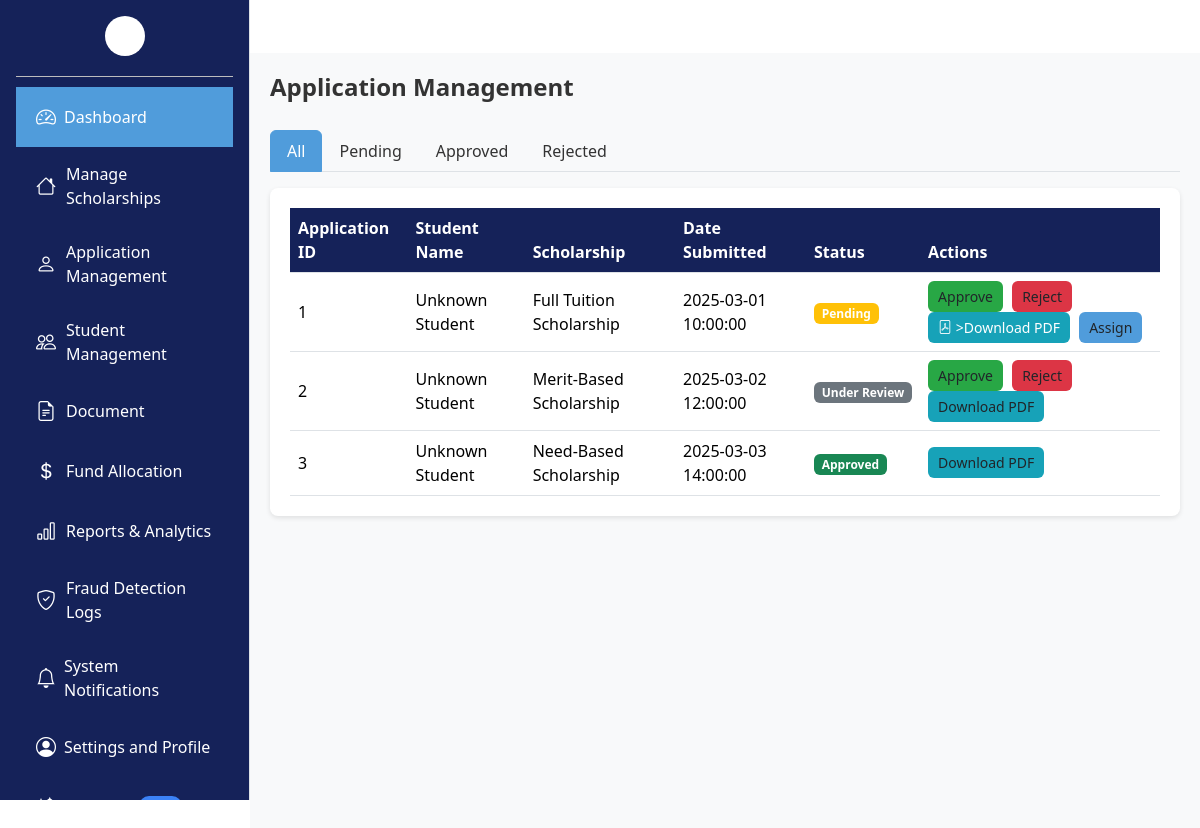
Page /Admin/application.php on the committed database.
### tables this page shows
CREATE TABLE Applications (
    application_id INT PRIMARY KEY AUTO_INCREMENT,
    student_id INT NOT NULL,
    scholarship_id INT NOT NULL,
    submission_date TIMESTAMP DEFAULT CURRENT_TIMESTAMP,
    document_url VARCHAR(255) DEFAULT NULL,
    status ENUM('Submitted', 'Pending', 'Under Review', 'Approved', 'Accepted', 'Rejected', 'Needs More Info') DEFAULT 'Submitted',
    FOREIGN KEY (student_id) REFERENCES Students(student_id) ON DELETE CASCADE,
    FOREIGN KEY (scholarship_id) REFERENCES Scholarships(scholarship_id) ON DELETE CASCADE
);

### Admin/application.php (the view, shortened to what this page needs)
 <?php
include "../Database/db.php";
$applicationQuery = "SELECT * FROM Applications";
$applicationQueryResult = $conn->query($applicationQuery);
$applications = [];
while ($row = $applicationQueryResult->fetch_assoc()) {
    $applications[] = $row;
}
$students = [];
$studentQuery = "SELECT * FROM Students";
$studentQueryResult = $conn->query($studentQuery);
while ($row = $studentQueryResult->fetch_assoc()) {
    $students[$row['student_id']] = $row['name'];
}
$scholarships = [];
$scholarshipQuery = "SELECT * FROM Scholarships";
$scholarshipQueryResult = $conn->query($scholarshipQuery);
while ($row = $scholarshipQueryResult->fetch_assoc()) {
    $scholarships[$row['scholarship_id']] = $row['name'];
}
?>
<!DOCTYPE html>
<html lang="en">
<head>
  <link
    href="https://cdn.jsdelivr.net/npm/bootstrap@5.3.3/dist/css/bootstrap.min.css"
    rel="stylesheet"
  />
  <link
    href="https://cdn.jsdelivr.net/npm/bootstrap-icons@1.10.5/font/bootstrap-icons.css"
    rel="stylesheet"
  />
</head>
<body>
   <?php include 'sidebar.php'; ?>
    <div class="main-content">
      <div class="page-header">
        <h1>Application Management</h1>
      </div>
      <ul class="nav nav-tabs mb-3" id="statusTabs" role="tablist">
        <li class="nav-item" role="presentation">
          <button class="nav-link active" id="all-tab" data-bs-toggle="tab" data-bs-target="#all" type="button" role="tab" aria-controls="all" aria-selected="true">All</button>
        </li>
        <li class="nav-item" role="presentation">
          <button class="nav-link" id="pending-tab" data-bs-toggle="tab" data-bs-target="#pending" type="button" role="tab" aria-controls="pending" aria-selected="false">Pending</button>
        </li>
        <li class="nav-item" role="presentation">
          <button class="nav-link" id="approved-tab" data-bs-toggle="tab" data-bs-target="#approved" type="button" role="tab" aria-controls="approved" aria-selected="false">Approved</button>
        </li>
        <li class="nav-item" role="presentation">
          <button class="nav-link" id="rejected-tab" data-bs-toggle="tab" data-bs-target="#rejected" type="button" role="tab" aria-controls="rejected" aria-selected="false">Rejected</button>
        </li>
      </ul>
      <div class="tab-content" id="statusTabContent">
        <div class="tab-pane fade show active" id="all" role="tabpanel" aria-labelledby="all-tab">
          <div class="applications-table">
            <table class="table table-hover">
              <thead>
                <tr>
                  <th>Application ID</th>
                  <th>Student Name</th>
                  <th>Scholarship</th>
                  <th>Date Submitted</th>
                  <th>Status</th>
                  <th>Actions</th>
                </tr>
              </thead>
              <tbody>
                <?php foreach ($applications as $application): ?>
                  <tr data-status="<?php echo $application['status']; ?>">
                    <td><?php echo $application['application_id']; ?></td>
                    <td><?php echo isset($students[$application['student_id']]) ? $students[$application['student_id']] : 'Unknown Student'; ?></td>
                    <td><?php echo isset($scholarships[$application['scholarship_id']]) ? $scholarships[$application['scholarship_id']] : 'Unknown Scholarship'; ?></td>
                    <td><?php echo $application['submission_date']; ?></td>
                    <td>
                      <?php if ($application['status'] == 'Pending'): ?>
                        <span class="badge bg-warning">Pending</span>
                      <?php elseif ($application['status'] == 'Approved'): ?>
                        <span class="badge bg-success">Approved</span>
                      <?php elseif ($application['status'] == 'Rejected'): ?>
                        <span class="badge bg-danger">Rejected</span>
                      <?php else: ?>
                        <span class="badge bg-secondary"><?php echo $application['status']; ?></span>
                      <?php endif; ?>
                    </td>
                    <td>
                      <?php if ($application['status'] == 'Pending'): ?>
                        <button class="btn btn-approve" data-bs-toggle="modal" data-bs-target="#approveModal" onclick="setAction(this, 'approve')">Approve</button>
                        <button class="btn btn-reject" data-bs-toggle="modal" data-bs-target="#rejectModal" onclick="setAction(this, 'reject')">Reject</button>
                        <button class="btn btn-download">
                          <a href=<?php echo $application['document_url']; ?> target="_blank" style="color: white; text-decoration: none;">
                            <i class="bi bi-file-pdf"></i>
                          >Download PDF</a>
                        </button>
                        <button class="btn btn-assign" data-bs-toggle="modal" data-bs-target="#assignModal" onclick="setAssign(this)">Assign</button>
                      <?php elseif ($application['status'] == 'Approved'): ?>
                        <button class="btn btn-download" onclick="downloadPDF(this)">Download PDF</button>
                      <?php elseif ($application['status'] == 'Rejected'): ?>
                        <button class="btn btn-download" onclick="downloadPDF(this)">Download PDF</button>
                      <?php else: ?>
                        <button class="btn btn-approve" data-bs-toggle="modal" data-bs-target="#approveModal" onclick="setAction(this, 'approve')">Approve</button>
                        <button class="btn btn-reject" data-bs-toggle="modal" data-bs-target="#rejectModal" onclick="setAction(this, 'reject')">Reject</button>
                        <button class="btn btn-download" onclick="downloadPDF(this)">Download PDF</button>
                      <?php endif; ?>
                    </td>
                  </tr>
                <?php endforeach; ?>
              </tbody>
            </table>
          </div>
        </div>
      </div>
    </div>
  </div>
</body>
</html>

### Admin/sidebar.php (shortened to what this page needs)
<div>
  <div class="d-flex">
    <h4 class="mb-4">Menu</h4>
    <div class="bg-light border-end p-3 sidebar" style="width: 250px; height: 100vh; overflow-y: auto;">
      <div class="nav flex-column">
        <a href="dashboard.php" class="nav-link">
          <i class="bi bi-speedometer2 me-2"></i> Dashboard
        </a>
        <a href="scholarship.php" class="nav-link">
          <i class="bi bi-house"></i> Manage Scholarships
        </a>
        <a href="application.php" class="nav-link">
          <i class="bi bi-person"></i> Application Management
        </a>
        <a href="student.php" class="nav-link">
          <i class="bi bi-people"></i> Student Management
        </a>
        <a href="document.php" class="nav-link">
          <i class="bi bi-file-earmark-text"></i> Document
        </a>
        <a href="fund.php" class="nav-link">
          <i class="bi bi-currency-dollar"></i> Fund Allocation
        </a>
        <a href="reports.php" class="nav-link">
          <i class="bi bi-bar-chart"></i> Reports & Analytics
        </a>
        <a href="detection.php" class="nav-link">
          <i class="bi bi-shield-check"></i> Fraud Detection Logs
        </a>
        <a href="notification.php" class="nav-link">
          <i class="bi bi-bell me-2"></i>System Notifications
        </a>
        <a href="settings.php" class="nav-link">
          <i class="bi bi-person-circle me-2"></i> Settings and Profile
        </a>
        <a href="#" class="nav-link">
          <i class="bi bi-stars me-2"></i> Features
        </a>
      </div>
    </div>
  </div>

### Admin/application.php (style rules this page uses)
.main-content { background-color: #f8f9fa; min-height: 100vh; }
.page-header { display: flex; justify-content: space-between; align-items: center; margin-bottom: 20px; }
.page-header h1 { font-size: 24px; font-weight: 600; color: #333; }
.nav-tabs .nav-link { color: #333; font-weight: 500; }
.nav-tabs .nav-link.active { background-color: #509CDB; color: #ffffff; border-color: #509CDB; }
.applications-table { background-color: #ffffff; border-radius: 8px; padding: 20px; box-shadow: 0 2px 5px rgba(0, 0, 0, 0.1); margin-bottom: 20px; }
.applications-table .table { margin-bottom: 0; }
.applications-table .table th { background-color: #152259; color: #ffffff; }
.applications-table .table td { vertical-align: middle; }
.applications-table .table .badge { font-size: 12px; }
.applications-table .btn-approve { background-color: #28a745; border: none; font-size: 14px; padding: 5px 10px; margin-right: 5px; }
.applications-table .btn-reject { background-color: #dc3545; border: none; font-size: 14px; padding: 5px 10px; margin-right: 5px; }
.applications-table .btn-download { background-color: #17a2b8; border: none; font-size: 14px; padding: 5px 10px; margin-right: 5px; }
.applications-table .btn-assign { background-color: #509CDB; border: none; font-size: 14px; padding: 5px 10px; }

### Admin/sidebar.php (style rules this page uses)
div.bg-light.border-end.p-3.sidebar { background-color: #152259 !important; color: #ffffff; width: 250px; height: 100vh; padding-top: 20px; position: fixed; top: 0; left: 0; }
.sidebar::before { content: ''; display: block; width: 40px; height: 40px; background-color: #ffffff; border-radius: 50%; margin: 0 auto 20px; }
.sidebar .nav::before { content: ''; display: block; width: 100%; height: 1px; background-color: #BDBDBD; margin: 0 auto 10px; }
.sidebar .nav-link { color: #ffffff; padding: 15px 20px; display: flex; align-items: center; font-size: 16px; }
.sidebar .nav-link:first-child { background-color: #509CDB; }
.sidebar .nav-link i { margin-right: 10px; font-size: 20px; }
.sidebar .nav-link:last-child::after { content: 'NEW'; background-color: #3b82f6; color: #ffffff; font-size: 12px; padding: 2px 8px; border-radius: 10px; margin-left: 10px; }
.main-content { margin-left: 250px; padding: 20px; }

### rows in the picture
applications: application_id "1", shows "Unknown Student", scholarship "Full Tuition Scholarship", submission_date "2025-03-01 10:00:00", status "Pending"
applications: application_id "2", shows "Unknown Student", scholarship "Merit-Based Scholarship", submission_date "2025-03-02 12:00:00", status "Under Review", shows "Approve"
applications: application_id "3", shows "Unknown Student", scholarship "Need-Based Scholarship", submission_date "2025-03-03 14:00:00", status "Approved"
